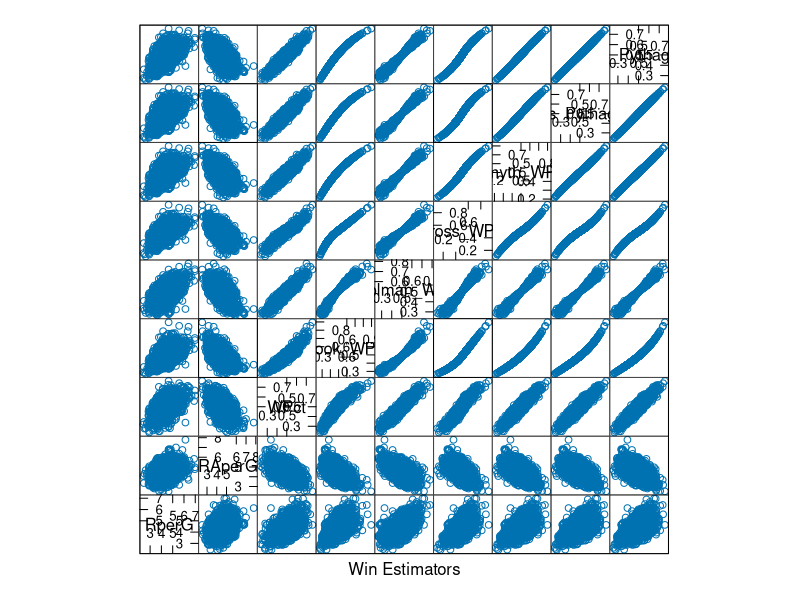
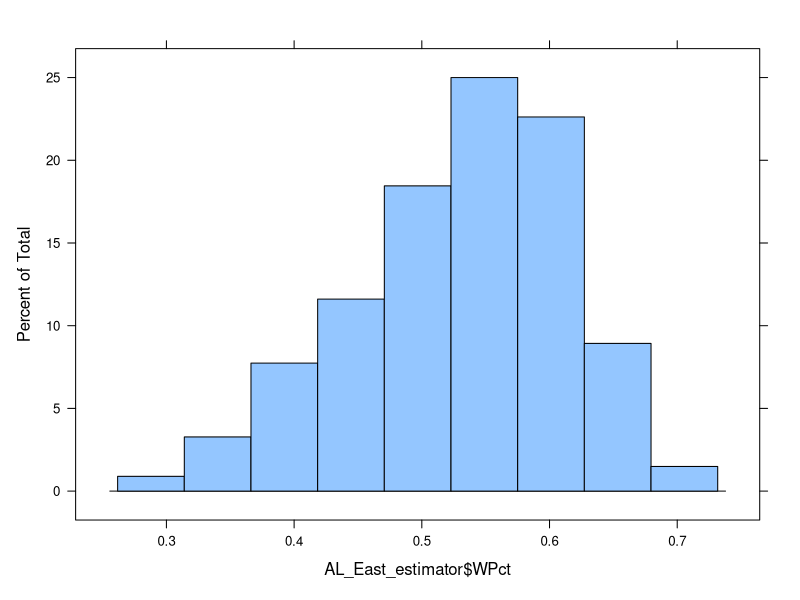
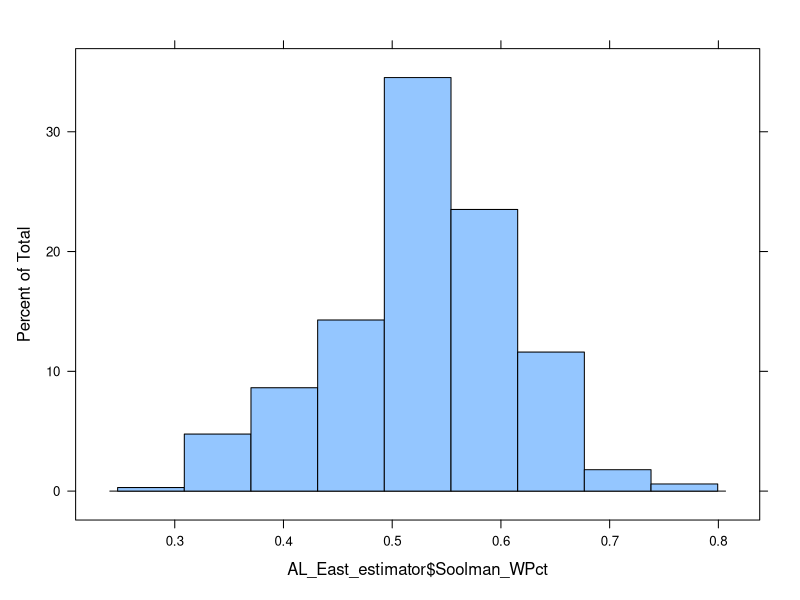
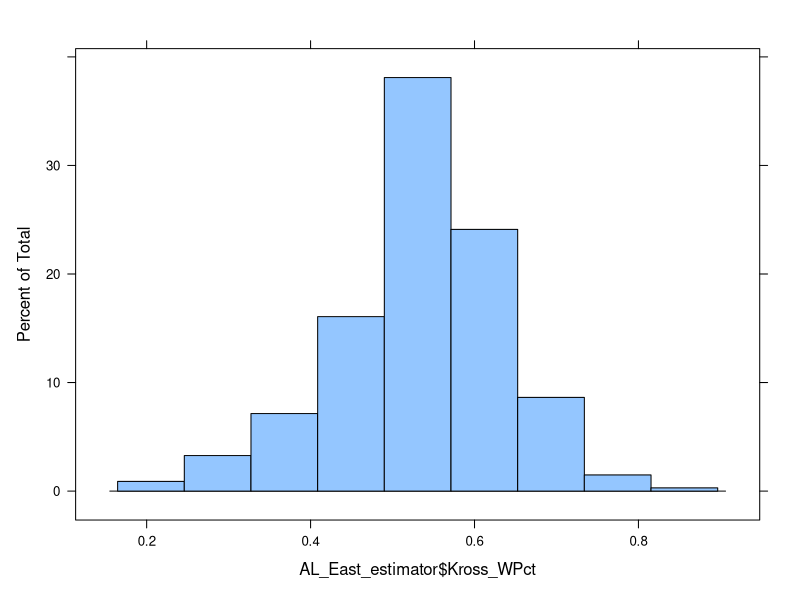
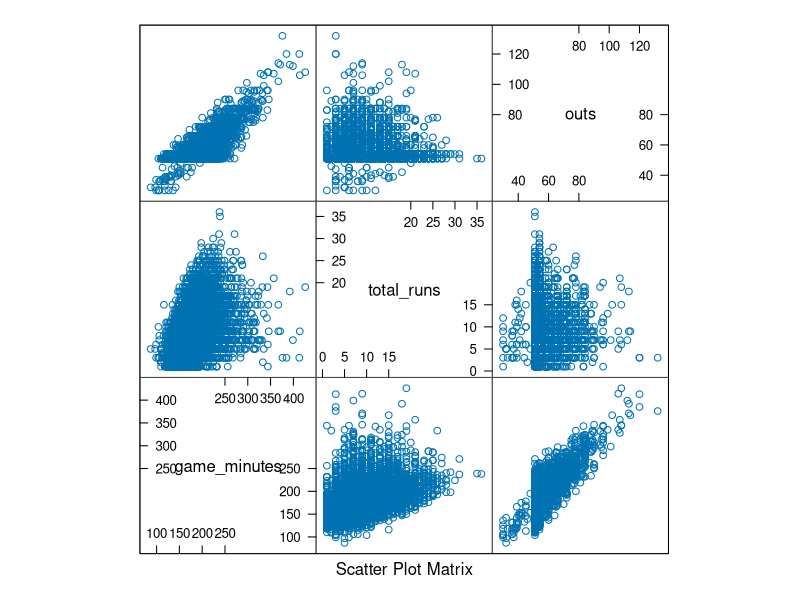
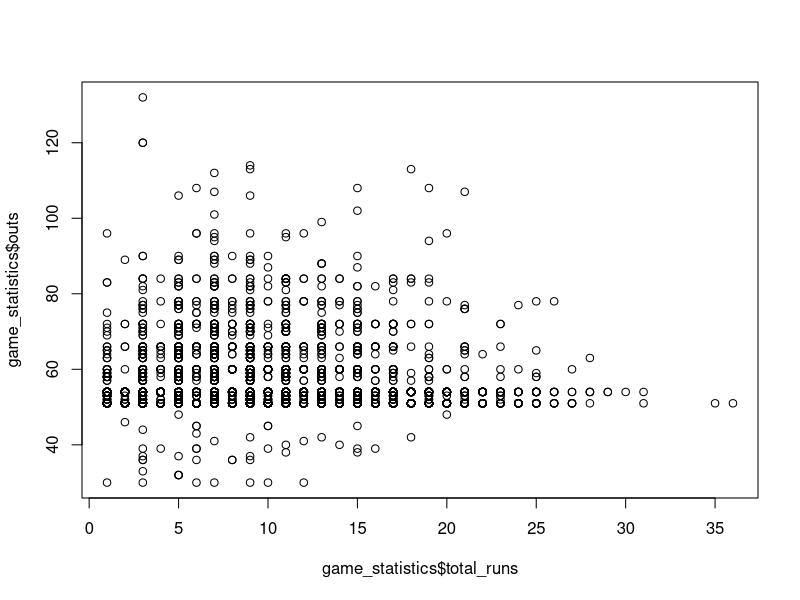
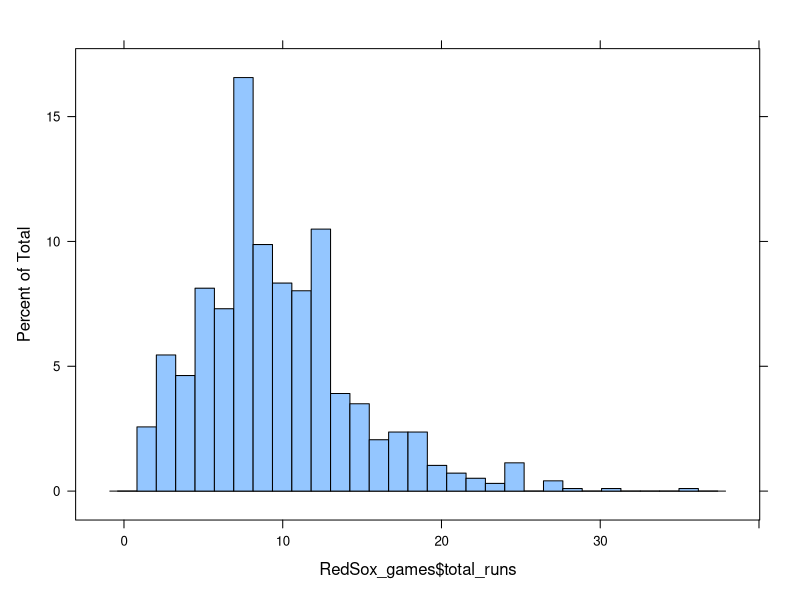

The R source for these figures, in order:
win_estimators <- read.csv('win_estimators.csv')

summary(win_estimators)

mean(win_estimators$WPct)

sd(win_estimators$WPct)

avgRuns <- mean(win_estimators$R)


x <- avgRuns - sqrt(avgRuns*avgRuns/(1/(.500-1/162)-1))

estimators <- win_estimators[c('RperG', 'RAperG', 'WPct','Cook_WPct',  'Soolman_WPct',  'Kross_WPct', 'Smyth_WPct', 'BJames_Pythag_WPct', 'BJames_Pythag_WPctII')]

require('lattice')

splom(estimators, xlab='Win Estimators')


wpct_95th_pct = quantile(win_estimators$WPct, .95)

top_winners = win_estimators[win_estimators$WPct >= wpct_95th_pct, ]

summary(top_winners)

# AL_EAST teams:
#Baltimore Orioles, Boston Red Sox, New York Yankees, Tampa Bay Rays, Toronto Blue Jays
#BAL, BOS, NYA, TBA, TOR


# teams from the NL West:
#Arizona Diamondbacks, Colorado Rockies, Los Angeles Dodgers, San Diego Padres, and San #Francisco Giants
#ARI, COL, LAN, SDN, SFN

AL_East <- c("BAL", "BOS", "NYA", "TBA", "TOR")

NL_West <- c("ARI", "COL", "LAN", "SDN", "SFN")

AL_East_estimator <- subset(win_estimators,teamID %in% AL_East)
NL_West_estimator <- subset(win_estimators,teamID %in% NL_West)


histogram(AL_East_estimator$WPct,nint=9)
histogram(AL_East_estimator$Soolman_WPct,nint=9)
histogram(AL_East_estimator$Kross_WPct,nint=9)

sd(AL_East_estimator$WPct)
sd(AL_East_estimator$Soolman_WPct)
sd(AL_East_estimator$Kross_WPct)

sd(NL_West_estimator$WPct)
sd(NL_West_estimator$Soolman_WPct)
sd(NL_West_estimator$Kross_WPct)


avgRuns <- mean(AL_East_estimator$R)
avgRA   <- mean(AL_East_estimator$RA)
Avg_WPct <- mean(AL_East_estimator$WPct)
avgRuns - sqrt(avgRA*avgRA/(1/(Avg_WPct-1/162)-1))

avgRuns <- mean(NL_West_estimator$R)
avgRA   <- mean(NL_West_estimator$RA)
Avg_WPct <- mean(NL_West_estimator$WPct)
avgRuns - sqrt(avgRA*avgRA/(1/(Avg_WPct-1/162)-1))


game_statistics <- read.csv('game_statistics.csv')
attach(game_statistics)
game_statistics$total_runs <- with(game_statistics, home_score + visitor_score)

# or equivalently
# total_runs <- with(game_statistics, home_score + visitor_score)
# game_statistics["total_runs"] <- total_runs

total_time_data <- game_statistics[c('game_minutes', 'total_runs', 'outs')]

require('lattice')
splom(total_time_data)
cor(game_minutes, outs)
plot(game_statistics$total_runs, game_statistics$outs)

attach(game_statistics)
projected_minutes <- lm(game_minutes ~ total_runs + outs)

game_statistics$RedSox_playing <- with(game_statistics, ifelse(home == 'BOS' | visitor == 'BOS', 1, 0))  
RedSox_games <- game_statistics[game_statistics$RedSox_playing == 1,]

summary(RedSox_games)

mean(RedSox_games$total_runs)
mean(game_statistics$total_runs)

mean(RedSox_games$home_score+RedSox_games$visitor_score)

histogram(RedSox_games$total_runs,nint=31)

#Please copy this code, and then repeat it for the other 3 umpires. Now, create 4 new #data frames which consist of the games umpired by Brian Gorman, Jim Joyce, Dale Scott, #and Tim Welke. Below is the code for Brian Gorman:
  
game_statistics$BrianGorman <- with(game_statistics, ifelse(hp_ump_name == 'Brian Gorman', 1, 0))
BrianGorman_games <- game_statistics[game_statistics$BrianGorman == 1,]

game_statistics$JimJoyce <- with(game_statistics, ifelse(hp_ump_name == 'Jim Joyce', 1, 0))
JimJoyce_games <- game_statistics[game_statistics$JimJoyce == 1,]

game_statistics$DaleScott <- with(game_statistics, ifelse(hp_ump_name == 'Dale Scott', 1, 0))
DaleScott_games <- game_statistics[game_statistics$DaleScott == 1,]

game_statistics$TimWelke <- with(game_statistics, ifelse(hp_ump_name == 'Tim Welke', 1, 0))
TimWelke_games <- game_statistics[game_statistics$TimWelke == 1,]

mean(game_statistics$total_runs)
mean(BrianGorman_games$total_runs)
mean(JimJoyce_games$total_runs)
mean(DaleScott_games$total_runs)
mean(TimWelke_games$total_runs)

attach(game_statistics)
projected_runs <- lm(total_runs ~ RedSox_playing + BrianGorman + JimJoyce + DaleScott + TimWelke )

projected_runs

confint(projected_runs, level = 0.95)


rox <- read.csv('coors_park_factors.csv')

# After this, we need to create home and away data frames as such:
  
park <- subset(rox, home == "COL")

away <- subset(rox, visitor == "COL")

# find the ratios for home and away home runs at Coors:
  
park_ratio <- sum(park$home_hr + park$visitor_hr) / sum(park$home_ab + park$visitor_ab)

away_ratio <- sum(away$home_hr + away$visitor_hr) / sum(away$home_ab + away$visitor_ab)

100*park_ratio/away_ratio



library(plyr)
pf_all <- read.csv('park_factors.csv')
pf_all <- within(pf_all, levels(home)[levels(home)=='FLO'] <- 'MIA')
pf_all <- within(pf_all, levels(visitor)[levels(visitor)=='FLO'] <- 'MIA')

#function pf_stat_teams, which takes in a statistic, a data frame, and a year and #returns a data frame with all of the teams' park factor for the specified statistic for #the specified year:

pf_stat_teams <- function(stat, data, season_year=2013) {
#To start, we will filter our data frame by the correct year.
data <- subset(data, year == season_year)
#We next build strings for accessing proper PF stat, 
#followed by filtering out unnecessary columns.

home_stat = paste("home", stat, sep="_")

visitor_stat = paste("visitor", stat, sep="_")

pf_stat = paste(stat, "pf", season_year, sep="_")

cols = c(home_stat, visitor_stat, "home_ab", "visitor_ab")

#We continue by separating by home/away as 
#we did in the Rockies HR Park Factor for 2013, 
#but now we group by team as well. 
#Additionally, we calculate sums of desired stat and AB in this step.

park_sums <- ddply(data, .(home), colwise(sum, cols))

away_sums <- ddply(data, .(visitor), colwise(sum, cols))

#We now calculate stat/AB frequency ratios.

park_sums$park_ratio <- (park_sums[[home_stat]] + park_sums[[visitor_stat]]) / (park_sums[["home_ab"]] + park_sums[["visitor_ab"]])

away_sums$away_ratio <- (away_sums[[home_stat]] + away_sums[[visitor_stat]]) / (away_sums[["home_ab"]] + away_sums[["visitor_ab"]])

#We proceed by merging together park and visitor ratios. 
#Notice how the merge() function and the by statement inside of it 
#as a parameter behave like a JOIN and ON in SQL.

pf <- merge(park_sums, away_sums, by.x="home", by.y="visitor")

#Now, we calculate the ratio of ratios to get the final PF.

pf[[pf_stat]] <- with(pf, pf$park_ratio / pf$away_ratio)

#Finally, we clean up the dataframe, and return this version.

pf <- rename(pf, replace=c("home" = "team"))

pf <- subset(pf, select = c("team", pf_stat))

return(pf)

}

#With this function, we can see the entire league's park factors for any statistic for #any year. We provide below example code to find the 2013 home run park factors:

db <- pf_stat_teams("2b", pf_all, season_year=2010)
bb <- pf_stat_teams("bb", pf_all, season_year=2011)








